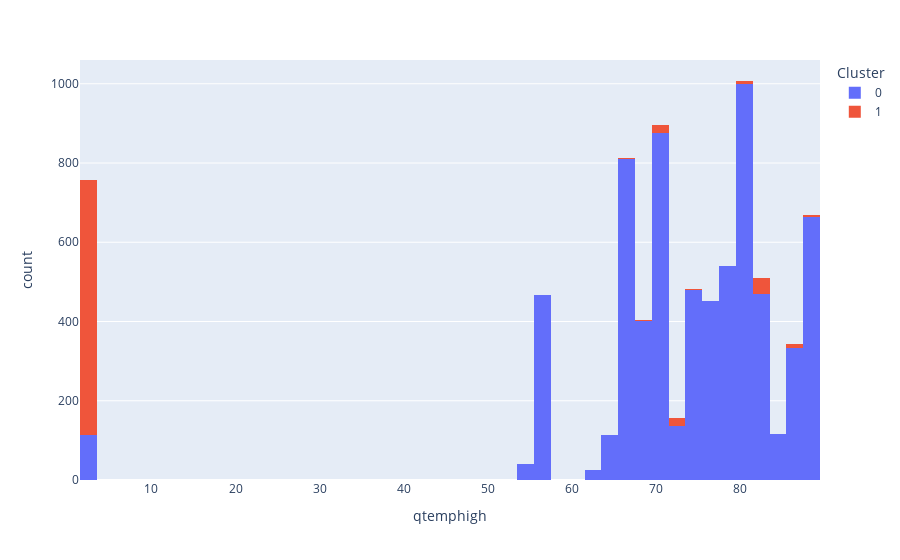

Notebook source saved alongside this figure:
### Code cell
df = px.data.tips()
fig = px.histogram(clusters_names, x="qtemphigh", color="Cluster")
fig.show()

### Figure 1 — Plotly figure (JSON) as saved in the notebook; plotly's stock layout.template omitted (floating-point values rounded to 4 significant figures; data arrays with more than 128 entries replaced by an {"elided": "..."} marker saying what was removed)
{"data": [{"alignmentgroup": "True", "bingroup": "x", "hoverlabel": {"namelength": 0}, "hovertemplate": "Cluster=0<br>qtemphigh=%{x}<br>count=%{y}", "legendgroup": "0", "marker": {"color": "#636efa"}, "name": "0", "offsetgroup": "0", "orientation": "v", "showlegend": true, "type": "histogram", "x": {"elided": "7035 int values"}, "xaxis": "x", "yaxis": "y"}, {"alignmentgroup": "True", "bingroup": "x", "hoverlabel": {"namelength": 0}, "hovertemplate": "Cluster=1<br>qtemphigh=%{x}<br>count=%{y}", "legendgroup": "1", "marker": {"color": "#EF553B"}, "name": "1", "offsetgroup": "1", "orientation": "v", "showlegend": true, "type": "histogram", "x": {"elided": "753 int values"}, "xaxis": "x", "yaxis": "y"}], "layout": {"barmode": "relative", "legend": {"title": {"text": "Cluster"}, "tracegroupgap": 0}, "margin": {"t": 60}, "xaxis": {"anchor": "y", "domain": [0, 1], "title": {"text": "qtemphigh"}}, "yaxis": {"anchor": "x", "domain": [0, 1], "title": {"text": "count"}}}}
